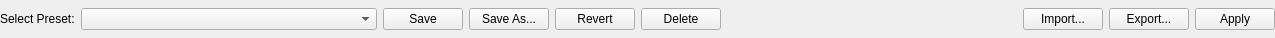
<?xml version="1.0" encoding="UTF-8"?>
<ui version="4.0">
 <class>LC_PresetManagementBar</class>
 <widget class="QWidget" name="LC_PresetManagementBar">
  <property name="geometry">
   <rect>
    <x>0</x>
    <y>0</y>
    <width>1275</width>
    <height>38</height>
   </rect>
  </property>
  <property name="windowTitle">
   <string>Preset Manager</string>
  </property>
  <layout class="QHBoxLayout" name="horizontalLayout">
   <property name="spacing">
    <number>6</number>
   </property>
   <property name="leftMargin">
    <number>0</number>
   </property>
   <property name="topMargin">
    <number>0</number>
   </property>
   <property name="rightMargin">
    <number>0</number>
   </property>
   <property name="bottomMargin">
    <number>0</number>
   </property>
   <item>
    <widget class="QLabel" name="lblSelect">
     <property name="text">
      <string>Select Preset:</string>
     </property>
    </widget>
   </item>
   <item>
    <widget class="QComboBox" name="themeCombo">
     <property name="sizePolicy">
      <sizepolicy hsizetype="Expanding" vsizetype="Fixed">
       <horstretch>0</horstretch>
       <verstretch>0</verstretch>
      </sizepolicy>
     </property>
     <property name="toolTip">
      <string>Choose from available saved configurations or load standard defaults.</string>
     </property>
     <property name="sizeAdjustPolicy">
      <enum>QComboBox::SizeAdjustPolicy::AdjustToContents</enum>
     </property>
    </widget>
   </item>
   <item>
    <widget class="QPushButton" name="btnSave">
     <property name="toolTip">
      <string>Save current configurations directly to the active preset file on disk.</string>
     </property>
     <property name="text">
      <string>Save</string>
     </property>
     <property name="icon">
      <iconset resource="../../../../../res/icons/icons.qrc">
       <normaloff>:/icons/save.lci</normaloff>:/icons/save.lci</iconset>
     </property>
    </widget>
   </item>
   <item>
    <widget class="QPushButton" name="btnSaveAs">
     <property name="toolTip">
      <string>Save current configuration as a new preset file.</string>
     </property>
     <property name="text">
      <string>Save As...</string>
     </property>
     <property name="icon">
      <iconset resource="../../../../../res/icons/icons.qrc">
       <normaloff>:/icons/save_as.lci</normaloff>:/icons/save_as.lci</iconset>
     </property>
    </widget>
   </item>
   <item>
    <widget class="QPushButton" name="btnRevert">
     <property name="toolTip">
      <string>Revert

Discard active modifications and reload the preset as saved on disk.</string>
     </property>
     <property name="text">
      <string>Revert</string>
     </property>
     <property name="icon">
      <iconset resource="../../../../../res/icons/icons.qrc">
       <normaloff>:/icons/undo.lci</normaloff>:/icons/undo.lci</iconset>
     </property>
    </widget>
   </item>
   <item>
    <widget class="QPushButton" name="btnDelete">
     <property name="toolTip">
      <string>Permanently delete the selected custom preset from disk.</string>
     </property>
     <property name="text">
      <string>Delete</string>
     </property>
     <property name="icon">
      <iconset resource="../../../../../res/icons/icons.qrc">
       <normaloff>:/icons/remove.lci</normaloff>:/icons/remove.lci</iconset>
     </property>
    </widget>
   </item>
   <item>
    <spacer name="horizontalSpacer">
     <property name="orientation">
      <enum>Qt::Orientation::Horizontal</enum>
     </property>
     <property name="sizeHint" stdset="0">
      <size>
       <width>0</width>
       <height>0</height>
      </size>
     </property>
    </spacer>
   </item>
   <item>
    <widget class="QPushButton" name="btnImport">
     <property name="toolTip">
      <string>Import an external preset configuration file from disk.</string>
     </property>
     <property name="text">
      <string>Import...</string>
     </property>
     <property name="icon">
      <iconset resource="../../../../../res/icons/icons.qrc">
       <normaloff>:/icons/open.lci</normaloff>:/icons/open.lci</iconset>
     </property>
    </widget>
   </item>
   <item>
    <widget class="QPushButton" name="btnExport">
     <property name="toolTip">
      <string>Export the active preset configuration to a file on disk.</string>
     </property>
     <property name="text">
      <string>Export...</string>
     </property>
     <property name="icon">
      <iconset resource="../../../../../res/icons/icons.qrc">
       <normaloff>:/icons/export.lci</normaloff>:/icons/export.lci</iconset>
     </property>
    </widget>
   </item>
   <item>
    <widget class="QPushButton" name="btnApply">
     <property name="toolTip">
      <string>Apply the active configuration globally on-the-fly to the workspace.</string>
     </property>
     <property name="text">
      <string>Apply</string>
     </property>
     <property name="icon">
      <iconset resource="../../../../../res/icons/icons.qrc">
       <normaloff>:/icons/check_mark.lci</normaloff>:/icons/check_mark.lci</iconset>
     </property>
    </widget>
   </item>
  </layout>
 </widget>
 <resources>
  <include location="../../../../../res/icons/icons.qrc"/>
 </resources>
 <connections/>
</ui>
